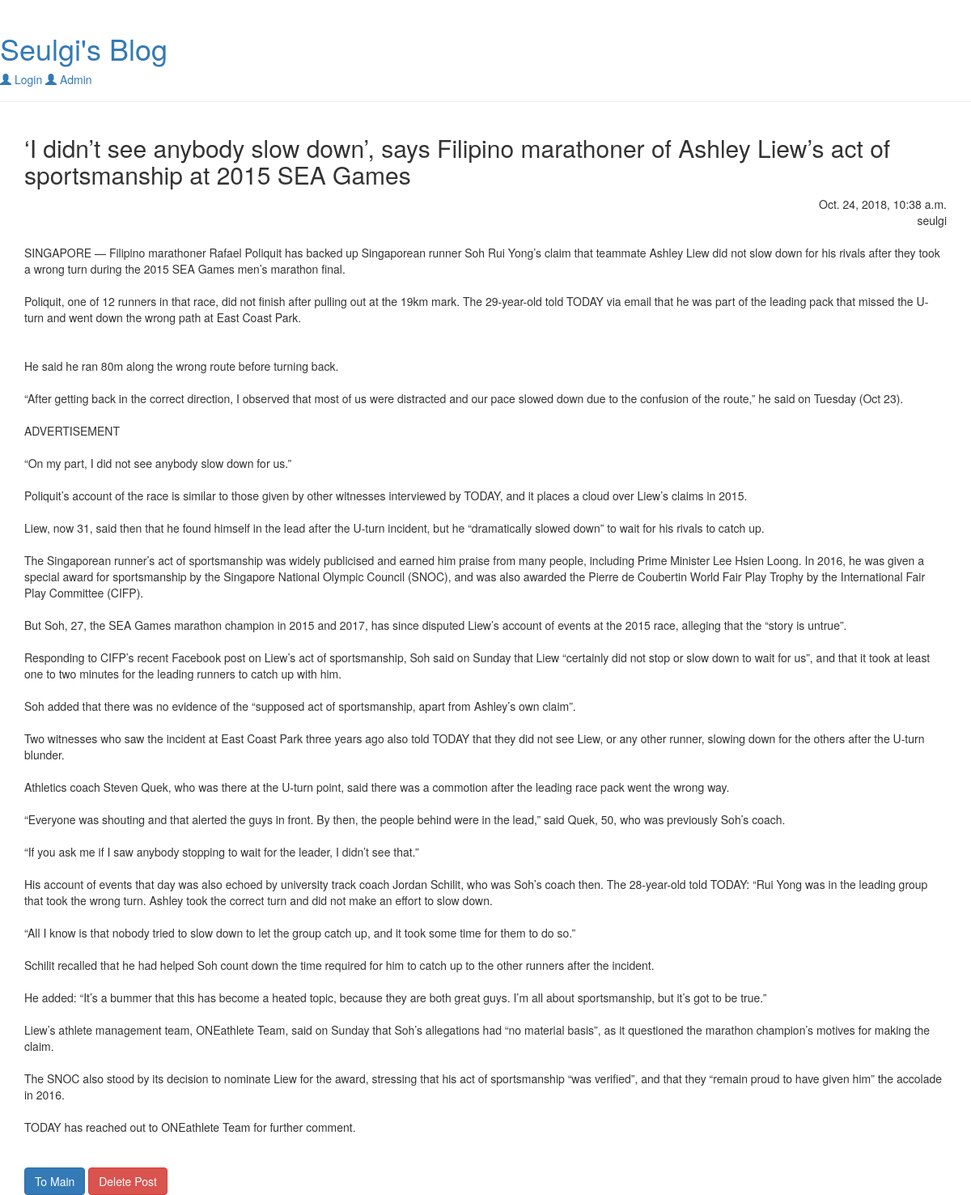
Page /post/6/ on the committed database.
### blog/models.py (models this page shows, shortened)
class Post(models.Model):
    author = models.ForeignKey('auth.User',on_delete=models.CASCADE)
    title  = models.CharField(max_length=200)
    text   = models.TextField()
    created_date = models.DateTimeField(default=timezone.now)
    published_date = models.DateTimeField(blank=True, null=True)

### blog/views.py (the view)
# urls.py: url(r'^post/(?P<pk>[0-9]+)/$', views.post_detail, name='post_detail'),
def post_detail(request,pk):
    post = get_object_or_404(Post, pk=pk)
    return render(request, 'blog/post_detail.html', {'post' : post})

### blog/templates/blog/post_detail.html (shortened to what this page needs)
{% extends 'blog/base.html' %}
{% block content %}
    <div class="container">
                <h2>{{ post.title }}</h2>
                    <span class="published-detail"> {{ post.created_date }}</span><br>
                    <span class="published-detail">{{ post.author }} </span>
                 <br><br>
                <div class="content">{{ post.text|linebreaksbr }}</div>
        <br><br>
        <table>
        <a href="/">
            <button type="button" class="btn btn-primary to-main">To Main</button>
        </a>
        <form action="{% url 'post_delete' pk=post.pk  %}" method="POST">
            <button type="submit" class="btn btn-danger">Delete Post</button>
        </form>
      </table>
    </div>
{% endblock %}

### blog/static/css/blog.css (style rules this page uses)
.published-detail { float:right; font-size: 14px; }

### rows in the picture
Post: title "‘I didn’t see anybody slow down’, says Filipino marathoner of Ashley Liew’s act of sportsmanship at 2015 SEA Games", created_date "Oct. 24, 2018, 10:38 a.m.", author "seulgi", text "SINGAPORE — Filipino marathoner Rafael Poliquit has backed up Singaporean runner Soh Rui Yong’s claim that teammate Ashley Liew did not slow down for his rivals after they took a wrong turn during the 2015 SEA Games men’s marathon final. Poliquit, one of 12 runners in that race, did not finish after pulling out at the 19km mark. The 29-year-old told TODAY via email that he was part of the leading pack that missed the U-turn and went down the wrong path at East Coast Park. He said he ran 80m along the wrong route before turning back. “After getting back in the correct direction, I observed that most of us were distracted and our pace slowed down due to the confusion of the route,” he said on…"
